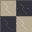

The image is a tile-based game level rendered from a .tmx file. Its description and complete source (layers, tilesets, objects, tile grids) follow:
An orthogonal 1x1 tile map with 32x32 px tiles, 1 tile layer (Assembly), 3 tilesets.

<map version="1.10" orientation="orthogonal" renderorder="right-down" width="1" height="1" tilewidth="32" tileheight="32" infinite="0" nextlayerid="2" nextobjectid="1">
  <tileset firstgid="1" source="../floors.tsx" />
  <tileset firstgid="321" source="../walls.tsx" />
  <tileset firstgid="961" source="../architecture.tsx" />
  <layer id="1" name="Assembly" width="1" height="1">
    <data encoding="csv">
67
</data>
  </layer>
</map>
